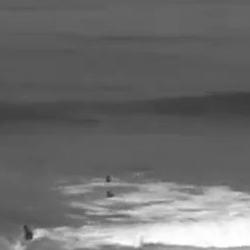
#> input picture data/Edited Images/image_20235212_patch2.jpg, 250 x 250 px, given in place of scene1.mp4, which was not available
$ python main.py
#> lines starting #> are read from the running program, lines starting #| are printed output that depends on the picture; after the words box and inside, x2 and y2 are one past the last pixel; in counts of white or black regions, pixels touching at a corner belong together; pictures that were not available may be replaced by others from this repository, and a replacement may not be noted
### mwt_functions.py
from __future__ import division
import numpy as np
import sys
import os
import math
from collections import deque
from numpy import random
from scipy import misc
from scipy.stats import linregress
from matplotlib import pyplot as plt
import cv2 as cv


# Used to get Wave Length
# P1 is birth centroid
# P2 is death centroid
# Slope refers to slope of wave's trend line at birth
# [35 lines left out: functions calc_dist_lines, test_passed_point, draw_line, not called in this run]


class Section(object):
    def __init__(self, points, birth):
        self.points = points
        self.birth = birth
        self.slope = np.nan
        self.intercept = 0
        self.moving_speed = 0
        self.time_alive = 0
        self.travel_dist = 0
        self.passed_point = False
        self.axis_angle = 5.0
        self.centroid = _get_centroid(self.points)
        self.centroid_at_birth = self.centroid
        self.centroid_vec = deque([self.centroid],
                                  maxlen=21)
        self.original_axis = _get_standard_form_line(self.centroid,
                                                     self.axis_angle)
        self.searchroi_coors = _get_searchroi_coors(self.centroid,
                                                    self.axis_angle,
                                                    15,
                                                    320)
        self.boundingbox_coors = np.int0(cv.boxPoints(
                                            cv.minAreaRect(points)))
        self.displacement = 0
        self.max_displacement = self.displacement
        self.displacement_vec = deque([self.displacement],
                                      maxlen=21)
        self.mass = len(self.points)
        self.max_mass = self.mass
        self.recognized = False
        self.death = None

        # Calculate Slope/Intercept
        self.calc_slope(self.points)

    # Get slope of wave line
    def calc_slope(self, points):
        #X = resize_factor * np.array(points[:, 0][0])
        #Y = resize_factor * np.array(points[:, 0][1])

        #slope, intercept, r_value, p_value, std_err = linregress(X, Y)
        p1 = points[0,0]
        p2 = points[len(points)-1,0]

        if np.isnan(self.slope) or -0.1 < self.slope < 0.1:
            self.slope = (p2[1] - p1[1]) / (p2[0] - p1[0])
        self.intercept = p2[1] - p2[0] * self.slope

    # [129 lines left out: functions update_searchroi_coors, update_death, update_points, update_centroid, update_boundingbox_coors, update_displacement and 2 more, not called in this run]


def keep_contour(contour,
                 area= True,
                 inertia= True,
                 min_area= 100,
                 max_area= 1e7,
                 min_inertia_ratio= 0.0,
                 max_inertia_ratio= 0.1):
    """Contour filtering function utilizing OpenCV.  In our case,
    we are looking for oblong shapes that exceed a user-defined area.

    Args:
      contour: A contour from an array of contours
      area: boolean flag to filter contour by area
      inertia: boolean flag to filter contour by inertia
      min_area: minimum area threshold for contour
      max_area: maximum area threshold for contour
      min_inertia_ratio: minimum inertia threshold for contour
      max_inertia_ratio: maximum inertia threshold for contour

    Returns:
      ret: A boolean TRUE if contour meets conditions, else FALSE
    """
    # Initialize the return value.
    ret = True

    # Obtain contour moments.
    moments = cv.moments(contour)

    # Filter Contours By Area.
    if area is True and ret is True:
        area = cv.contourArea(contour)
        if area < min_area or area >= max_area:
            ret = False

    # Filter contours by inertia.
    if inertia is True and ret is True:
        denominator = math.sqrt((2*moments['m11'])**2
                                + (moments['m20']-moments['m02'])**2)
        epsilon = 0.01
        ratio = 0.0

        if denominator > epsilon:
            cosmin = (moments['m20']-moments['m02']) / denominator
            sinmin = 2*moments['m11'] / denominator
            cosmax = -cosmin
            sinmax = -sinmin

            imin = (0.5*(moments['m20']+moments['m02'])
                    - 0.5*(moments['m20']-moments['m02'])*cosmin
                    - moments['m11']*sinmin)
            imax = (0.5*(moments['m20']+moments['m02'])
                    - 0.5*(moments['m20']-moments['m02'])*cosmax
                    - moments['m11']*sinmax)
            ratio = imin / imax
        else:
            ratio = 1

        if ratio < min_inertia_ratio or ratio >= max_inertia_ratio:
            ret = False
            #center.confidence = ratio * ratio;

    return ret


# [16 lines left out: function _get_mass, not called in this run]


def _get_centroid(points):
    """Helper function for getting the x,y coordinates of the center of
    mass of an object that is represented by positive pixels in a
    bilevel image.

    Args:
      points: array of points
    Returns:
      centroid: 2 element array as [x,y] if points is not empty
    """
    centroid = None

    if points is not None:
        centroid = [int(sum([p[0][0] for p in points]) / len(points)),
                    int(sum([p[0][1] for p in points]) / len(points))]

    return centroid


# [27 lines left out: function _get_orthogonal_displacement, not called in this run]


def _get_standard_form_line(point, angle):
    """Helper function returning a 3-element array corresponding to
    coefficients of the standard form for a line of Ax+By=C.
    Requires one point in [x,y], and a counterclockwise angle from the
    horizion in degrees.

    Args:
      point: a two-element array in [x,y] representing a point
      angle: a float representing counterclockwise angle from horizon
             of a line

    Returns:
      coefficients: a three-element array as [A,B,C]
    """
    coefficients = [None, None, None]

    coefficients[0] = np.tan(np.deg2rad(-angle))
    coefficients[1] = -1
    coefficients[2] = (point[1] - np.tan(np.deg2rad(-angle))*point[0])

    return coefficients


def _get_searchroi_coors(centroid, angle, searchroi_buffer, frame_width):
    """Helper function for returning the four coordinates of a
    polygonal search region- a region in which we would want to merge
    several independent wave objects into one wave object because they
    are indeed one wave.  Creates a buffer based on searchroi_buffer
    and the polygon (wave) axis angle.

    Args:
      centroid: a two-element array representing center of mass of
                a wave
      angle: counterclosewise angle from horizon of a wave's axis
      searchroi_buffer: a buffer, in pixels, in which to generate
                        a search region buffer
      frame_width: the width of the frame, to establish left and
                   right bounds of a polygon

    Returns:
      polygon_coors: a four element array representing the top left,
                     top right, bottom right, and bottom left
                     coordinates of a search region polygon

    """
    polygon_coors = [[None, None],
                     [None, None],
                     [None, None],
                     [None, None]]

    delta_y_left = np.round(centroid[0] * np.tan(np.deg2rad(angle)))
    delta_y_right = np.round((frame_width - centroid[0])
                             * np.tan(np.deg2rad(angle)))

    upper_left_y = int(centroid[1] + delta_y_left - searchroi_buffer)
    upper_left_x = 0
    upper_right_y = int(centroid[1] - delta_y_right - searchroi_buffer)
    upper_right_x = frame_width

    lower_left_y = int(centroid[1] + delta_y_left + searchroi_buffer)
    lower_left_x = 0
    lower_right_y = int(centroid[1] - delta_y_right + searchroi_buffer)
    lower_right_x = frame_width

    polygon_coors = [[upper_left_x, upper_left_y],
                     [upper_right_x, upper_right_y],
                     [lower_right_x, lower_right_y],
                     [lower_left_x, lower_left_y]]

    return polygon_coors


def will_be_merged(section, list_of_waves):
    """Boolean evaluating whether or not a section is in an existing
    wave's search region.

    Args:
      section: a wave object
      list_of_waves: a list of waves having search regions in which a
                     wave might fall

    Returns:
      going_to_be_merged: evaluates to True if the section is in an
                          existing wave's search region.
    """
    # All sections are initially new waves & will not be merged.
    going_to_be_merged = False

    # Find the section's major axis' projection on the y axis.
    delta_y_left = np.round(section.centroid[0]
                            * np.tan(np.deg2rad(section.axis_angle)))
    left_y = int(section.centroid[1] + delta_y_left)

    # For each existing wave, see if the section's axis falls in
    # another wave's search region.
    for wave in list_of_waves:
        if left_y >= wave.searchroi_coors[0][1] and left_y <= wave.searchroi_coors[3][1]:
            going_to_be_merged = True
            break

    return going_to_be_merged


def draw(waves, frame, resize_factor):
    """Simple function to draw on a frame for output.  Draws bounding
    boxes in accordance with wave.boundingbox_coors attribute, and draws
    some wave stats to accompany each potential wave, including whether
    or not the object is actually a wave (i.e. wave.recognized == True).

    Args:
      waves: list of waves
      frame: frame on which to draw waves
      resize_factor: factor to resize boundingbox coors to match output
                     frame.

    Returns:
      frame: input frame with waves drawn on top
    """
    # Iterate through a list of waves.

    for wave in waves:

        # For drawing circles on detected features
        # center = (wave.centroid[0],wave.centroid[1])
        # radius = 15
        # cv2.circle(frame,center,radius,(0,255,0),2)

        if wave.death is None:
            # If wave is a wave, draw green, else yellow.
            # Set wave text accordingly.
            '''if wave.recognized is True:
                drawing_color = (0, 255, 0)
                text = ("Wave Detected!\nmass: {}\ndisplacement: {}"
                        .format(wave.mass, wave.displacement))
            else:
                drawing_color = (0, 255, 255)
                text = ("Potential Wave\nmass: {}\ndisplacement: {}"
                        .format(wave.mass, wave.displacement))
            '''
            text = ("Wave\nSpeed: {}mps\nTime Alive: {}s"
                    .format(wave.moving_speed, wave.time_alive))

            if len(wave.centroid_vec) > 20:
                # Draw Bounding Boxes:
                # Get boundingbox coors from wave objects and resize.

                rect = wave.boundingbox_coors
                rect[:] = [resize_factor * rect[i] for i in range(4)]
                frame = cv.drawContours(frame, [rect], 0, (0, 255, 0), 2)

                # Use moving averages of wave centroid for stat locations
                moving_x = np.mean([wave.centroid_vec[-k][0]
                                    for k
                                    in range(1, min(20, 1 + len(wave.centroid_vec)))])
                moving_y = np.mean([wave.centroid_vec[-k][1]
                                    for k
                                    in range(1, min(20, 1 + len(wave.centroid_vec)))])
                frame = cv.circle(frame,(int(resize_factor*moving_x),int(resize_factor*moving_y)),10,(0,255,0),2)

                for i, j in enumerate(text.split('\n')):
                    frame = cv.putText(
                        frame,
                        text=j,
                        org=(int(resize_factor * moving_x)-300,
                             int(resize_factor * moving_y)-170
                             + (50 + i * 45)),
                        fontFace=cv.FONT_HERSHEY_COMPLEX_SMALL,
                        fontScale=1.5,
                        color=(220,220,220),
                        thickness=2,
                        lineType=cv.LINE_AA)
    return frame

### main.py
import mwt_functions as mwt
import numpy as np
import cv2 as cv
import csv
import datetime
# Get Test Video
cap = cv.VideoCapture('scene1.mp4') #use 0 for realtime video framing
last_frame = int(cap.get(cv.CAP_PROP_FRAME_COUNT))
frame_rate = int(cap.get(cv.CAP_PROP_FPS))

# Create some random colors
color = np.random.randint(0, 255, (100, 3))

# Grab First Frame w/ Grayscale Vers.
ret, old_frame = cap.read()
#> old_frame is the input picture: shape (250, 250, 3); min 43, max 255, mean 108.8
old_gray = cv.cvtColor(old_frame, cv.COLOR_BGR2GRAY)
ret, old_thresh = cv.threshold(old_gray, 230, 255, cv.THRESH_BINARY)
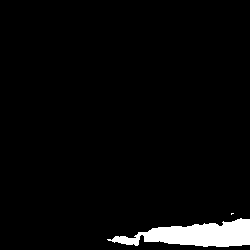
#> old_thresh: shape (250, 250); 3.8% white; 2 white regions (1 under 20 px), largest, box (x1, y1, x2, y2) and area: (107, 218, 250, 247) 2374

# Create a mask image for drawing purposes
mask = np.zeros_like(old_frame)
mask[..., 1] = 255

# Create Initial Variables
frame_num = 1
tracked_waves = []
recognized_waves = []
period = []
stable_wavelength = 0

while True:
    # Get Current Frame & Grayscale Vers.
    ret, frame = cap.read()

    # Check if at end
    if not ret:
        break

    gray = cv.cvtColor(frame,cv.COLOR_BGR2GRAY)

    #
    # Preprocessing
    #

    # Threshold image to only show the white part of waves
    ret, thresh = cv.threshold(gray, 205, 255, cv.THRESH_BINARY)
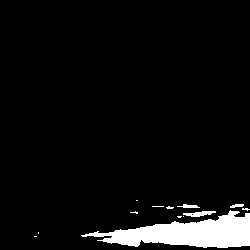
#> thresh: shape (250, 250); 5.8% white; 13 white regions (9 under 20 px)

    # Resize Image
    analyze_frame = cv.resize(thresh, None,fx=0.25,fy=0.25,interpolation=cv.INTER_AREA)
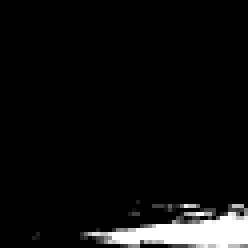
#> analyze_frame: shape (62, 62) (shown 4 times larger); min 0, max 255, mean 14.8

    # Denoise Thresholded image
    analyze_frame = cv.fastNlMeansDenoising(analyze_frame, 5)

    # Remove Small Artifacts
    analyze_frame = cv.morphologyEx(analyze_frame, cv.MORPH_OPEN, cv.getStructuringElement(cv.MORPH_RECT, (3, 3)))

    #
    # Get Waves (Detections)
    #

    sections = []

    contours, hierarchy = cv.findContours(
        image=analyze_frame,
        mode=cv.RETR_EXTERNAL,
        method=cv.CHAIN_APPROX_NONE,
        hierarchy=None,
        offset=None)
#> contours = 1 contour; box (x1, y1, x2, y2) and area: (24, 51, 62, 62) 200

    for contour in contours:
        if mwt.keep_contour(contour):
            sections.append(mwt.Section(contour, frame_num))
#> this loop made 1 pass
#> (ret in keep_contour, area in keep_contour, denominator in keep_contour, epsilon in keep_contour, ratio in keep_contour, cosmin in keep_contour, sinmin in keep_contour, cosmax in keep_contour) on pass 1: (True, 200, 1088070.4, 0.01, 0.0123, -0.2, 0.98, 0.2)
#> after the loop, sections = 1 item

    #
    # Update Waves (Tracking)
    #

    wave_points = []
    wave_slopes = []
    for wave in tracked_waves:
        wave.update_searchroi_coors()
        analyze_frame = wave.update_points(analyze_frame, 1/0.25)
        if wave.update_death(frame_rate, frame_num):
            print("Wave Traveled " + str(wave.travel_dist) +
                  "m in " + str(wave.time_alive) + "s")
            data = [[datetime.date.today().year, datetime.date.today().month,datetime.date.today().day, datetime.datetime.now().hour, datetime.datetime.now().minute, datetime.datetime.now().second, wave.moving_speed, 8.14, wave.axis_angle], ]
            with open('data/wave height data/waves_simar_cdf_cal.csv', 'a', encoding='UTF8', newline='') as f:
                writer = csv.writer(f)
                # writer.writerow(header)
                writer.writerows(data)
            cv.imwrite("data/Raw/image_"+str(datetime.datetime.now().year)+str(datetime.datetime.now().month)+str(datetime.datetime.now().day)+str(datetime.datetime.now().hour)+".jpg", frame)
        if frame_num == last_frame:
            wave.death = frame_num
        if wave.update_centroid(frame_rate):
            period.append(frame_num)
        wave.update_boundingbox_coors()
        wave.update_displacement()
        wave.update_mass()
        wave.update_recognized()
        wave_points.append(wave.centroid)
        wave_slopes.append(wave.slope)
#> after the loop, period = []; wave_points = []; wave_slopes = []

    dead_recognized_waves = [wave for wave in tracked_waves
                             if wave.death is not None
                             and wave.recognized is True]
#> dead_recognized_waves = []
    recognized_waves.extend(dead_recognized_waves)

    tracked_waves = [wave for wave in tracked_waves if wave.death is None]
#> tracked_waves = []

    tracked_waves.sort(key=lambda x: x.birth, reverse=True)

    for wave in tracked_waves:
        other_waves = [wav for wav in tracked_waves if not wav == wave]
        if mwt.will_be_merged(wave, other_waves):
            wave.death = frame_num
#> this loop made 0 passes
    tracked_waves = [wave for wave in tracked_waves if wave.death is None]
    tracked_waves.sort(key=lambda x: x.birth, reverse=False)

    #
    # Calculate Stats (Recognition)
    #

    for section in sections:
        if not mwt.will_be_merged(section, tracked_waves):
            tracked_waves.append(section)
#> this loop made 1 pass
#> (delta_y_left in will_be_merged, left_y in will_be_merged) on pass 1: (4, 61)
#> after the loop, tracked_waves = 1 item

    # Draw detection boxes on original frame for visualization.
    frame = mwt.draw(tracked_waves, frame, 1 / 0.25)
#> the loop in draw, `for wave in waves:` made 1 pass

    #
    # Show Updated Frames
    #

    # Calculate Wavelength (avg)
    avg_slope = np.mean(wave_slopes)
#> avg_slope = nan
    wavelengths = [mwt.calc_dist_lines(j, i, avg_slope) for i, j in zip(wave_points[:-1], wave_points[1:])]
#> wavelengths = []
    avg_wavelength = np.round(np.mean(wavelengths), 2)
#> avg_wavelength = nan
    if np.isnan(avg_wavelength) or avg_wavelength == 0:
        avg_wavelength = stable_wavelength
    else:
        stable_wavelength = avg_wavelength

    # Calculate Period
    # Get diff. between each wave reaching point
    if len(period) > 1:
        periods = [(j-i)/frame_rate for i, j in zip(period[:-1], period[1:])]
        avg_period = np.round(np.mean(periods), 2)
        temp_freq = np.round(1/avg_period, 2)
        main_stats = "Stats\nWavelength: {}m\nPeriod: {}s\nTemporal Frequency: {} wave/s"\
            .format(np.round(avg_wavelength,2), avg_period, temp_freq)
    else:
        main_stats = "Stats\nWavelength: {}m\nPeriod: n/a\nTemporal Frequency: n/a"\
            .format(avg_wavelength)
    for i, j in enumerate(main_stats.split('\n')):
        frame = cv.putText(
                    frame,
                    text=j,
                    org=(20, (50 + i * 45)),
                    fontFace=cv.FONT_HERSHEY_COMPLEX_SMALL,
                    fontScale=1.5,
                    color=(0, 0, 250),
                    thickness=1,
                    lineType=cv.LINE_AA)
#> this loop made 4 passes
#> pass 1, `frame = cv.putText( frame, text=j, org=(20, (50 + i * 45)), fontFace=c..`:
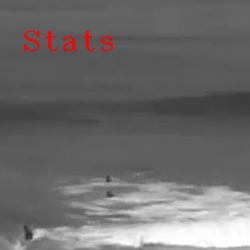
#> frame: shape (250, 250, 3); 1.24% of pixels changed, all inside (x1, y1, x2, y2) = (23, 30, 114, 52)
#> pass 2, `frame = cv.putText( frame, text=j, org=(20, (50 + i * 45)), fontFace=c..`:
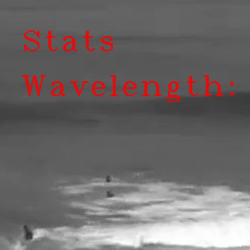
#> frame: shape (250, 250, 3); 2.9% of pixels changed, all inside (x1, y1, x2, y2) = (21, 75, 235, 103)
#> pass 3, `frame = cv.putText( frame, text=j, org=(20, (50 + i * 45)), fontFace=c..`:
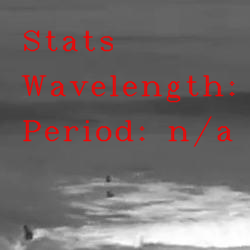
#> frame: shape (250, 250, 3); 2.37% of pixels changed, all inside (x1, y1, x2, y2) = (23, 116, 233, 148)
#> after the loop:
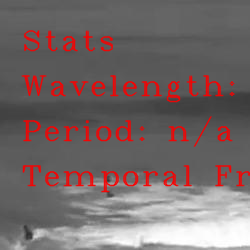
#> frame: shape (250, 250, 3); 2.81% of pixels changed, all inside (x1, y1, x2, y2) = (22, 165, 250, 193)

    # Show Test Point used for Period
    frame = cv.circle(frame, (1040, 600), 4, (0, 0, 250), thickness=4)

    cv.imshow("original", frame)
    cv.imshow("thresholded", analyze_frame)

    if cv.waitKey(1) & 0xFF == ord('q'):
#> (key q is pressed here)
        break

    old_frame = frame.copy()
    old_thresh = analyze_frame.copy()

    frame_num = frame_num + 1

cap.release()
cv.destroyAllWindows()

$ run again, on data/Edited Images/image_20235212_patch3.jpg
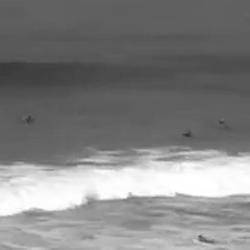
#> input picture data/Edited Images/image_20235212_patch3.jpg, 250 x 250 px, given in place of scene1.mp4, which was not available
#> old_frame is the input picture: shape (250, 250, 3); min 48, max 255, mean 129.7
#> `ret, old_thresh = cv.threshold(old_gray, 230, 255, cv.THRESH_BINARY)`:
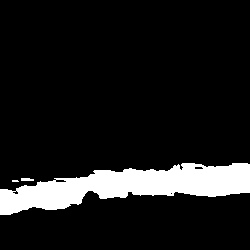
#> old_thresh: shape (250, 250); 10.8% white; 3 white regions (1 under 20 px), largest, box (x1, y1, x2, y2) and area: (0, 163, 250, 215) 6692, (21, 178, 34, 181) 35
#> thresh: shape (250, 250); 13.5% white; 6 white regions (5 under 20 px)
#> contours = 1 contour; box (x1, y1, x2, y2) and area: (0, 39, 62, 54) 503
#> the loop `for contour in contours:` made 1 pass
#> (ret in keep_contour, area in keep_contour, denominator in keep_contour, epsilon in keep_contour, ratio in keep_contour, cosmin in keep_contour, sinmin in keep_contour, cosmax in keep_contour) on pass 1: (True, 503, 1436099.7, 0.01, 0.081, -0.281, 0.96, 0.281)
#> after the loop `for contour in contours:`: sections = 1 item
#> after the loop `for wave in tracked_waves:`: period = []
#> the loop `for section in sections:` made 1 pass
#> (delta_y_left in will_be_merged, left_y in will_be_merged) on pass 1: (3, 48)
#> after the loop `for section in sections:`: tracked_waves = 1 item
#> the loop in draw, `for wave in waves:` made 1 pass
#> avg_slope = nan
#> wavelengths = []
#> avg_wavelength = nan
#> after the loop `for i, j in enumerate(main_stats.split('\n')):`:
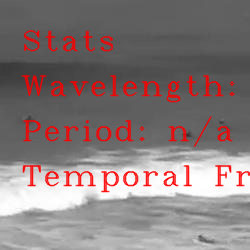
#> frame: shape (250, 250, 3); mean B, G, R 123, 123, 135.4
